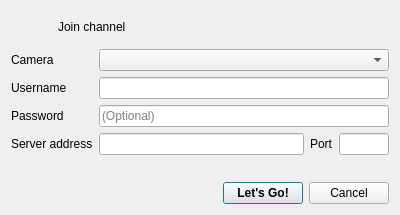
<?xml version="1.0" encoding="UTF-8"?>
<ui version="4.0">
 <class>StartupWidgetForm</class>
 <widget class="QWidget" name="StartupWidgetForm">
  <property name="geometry">
   <rect>
    <x>0</x>
    <y>0</y>
    <width>400</width>
    <height>215</height>
   </rect>
  </property>
  <property name="minimumSize">
   <size>
    <width>400</width>
    <height>0</height>
   </size>
  </property>
  <layout class="QVBoxLayout" name="verticalLayout">
   <item>
    <widget class="QFrame" name="captionFrame">
     <layout class="QHBoxLayout" name="horizontalLayout_4">
      <item>
       <widget class="QLabel" name="label_3">
        <property name="maximumSize">
         <size>
          <width>32</width>
          <height>32</height>
         </size>
        </property>
        <property name="text">
         <string/>
        </property>
        <property name="pixmap">
         <pixmap resource="../res/res.qrc">:/ic_public_black_48dp.png</pixmap>
        </property>
        <property name="scaledContents">
         <bool>true</bool>
        </property>
       </widget>
      </item>
      <item>
       <widget class="QLabel" name="captionLabel">
        <property name="text">
         <string>Join channel</string>
        </property>
       </widget>
      </item>
     </layout>
    </widget>
   </item>
   <item>
    <layout class="QFormLayout" name="formLayout">
     <item row="0" column="0">
      <widget class="QLabel" name="cameraLabel">
       <property name="text">
        <string>Camera</string>
       </property>
      </widget>
     </item>
     <item row="0" column="1">
      <widget class="QComboBox" name="cameraComboBox"/>
     </item>
     <item row="1" column="0">
      <widget class="QLabel" name="usernameLabel">
       <property name="text">
        <string>Username</string>
       </property>
      </widget>
     </item>
     <item row="1" column="1">
      <widget class="QLineEdit" name="usernameLineEdit"/>
     </item>
     <item row="3" column="0">
      <layout class="QHBoxLayout" name="horizontalLayout_3">
       <item>
        <widget class="QLabel" name="serverAddressLabel">
         <property name="text">
          <string>Server address</string>
         </property>
        </widget>
       </item>
      </layout>
     </item>
     <item row="3" column="1">
      <layout class="QHBoxLayout" name="horizontalLayout_2">
       <item>
        <widget class="QLineEdit" name="serverAddress"/>
       </item>
       <item>
        <widget class="QLabel" name="label">
         <property name="text">
          <string>Port</string>
         </property>
        </widget>
       </item>
       <item>
        <widget class="QLineEdit" name="serverPort">
         <property name="maximumSize">
          <size>
           <width>50</width>
           <height>16777215</height>
          </size>
         </property>
        </widget>
       </item>
      </layout>
     </item>
     <item row="2" column="0">
      <widget class="QLabel" name="label_2">
       <property name="text">
        <string>Password</string>
       </property>
      </widget>
     </item>
     <item row="2" column="1">
      <widget class="QLineEdit" name="passwordLineEdit">
       <property name="echoMode">
        <enum>QLineEdit::Password</enum>
       </property>
       <property name="placeholderText">
        <string>(Optional)</string>
       </property>
      </widget>
     </item>
    </layout>
   </item>
   <item>
    <spacer name="verticalSpacer">
     <property name="orientation">
      <enum>Qt::Vertical</enum>
     </property>
     <property name="sizeHint" stdset="0">
      <size>
       <width>20</width>
       <height>0</height>
      </size>
     </property>
    </spacer>
   </item>
   <item>
    <layout class="QHBoxLayout" name="horizontalLayout">
     <item>
      <spacer name="horizontalSpacer">
       <property name="orientation">
        <enum>Qt::Horizontal</enum>
       </property>
       <property name="sizeHint" stdset="0">
        <size>
         <width>40</width>
         <height>20</height>
        </size>
       </property>
      </spacer>
     </item>
     <item>
      <widget class="QPushButton" name="okButton">
       <property name="font">
        <font>
         <weight>75</weight>
         <bold>true</bold>
        </font>
       </property>
       <property name="text">
        <string>Let's Go!</string>
       </property>
       <property name="autoDefault">
        <bool>true</bool>
       </property>
       <property name="default">
        <bool>true</bool>
       </property>
      </widget>
     </item>
     <item>
      <widget class="QPushButton" name="cancelButton">
       <property name="text">
        <string>Cancel</string>
       </property>
      </widget>
     </item>
    </layout>
   </item>
  </layout>
 </widget>
 <resources>
  <include location="../res/res.qrc"/>
 </resources>
 <connections/>
</ui>
